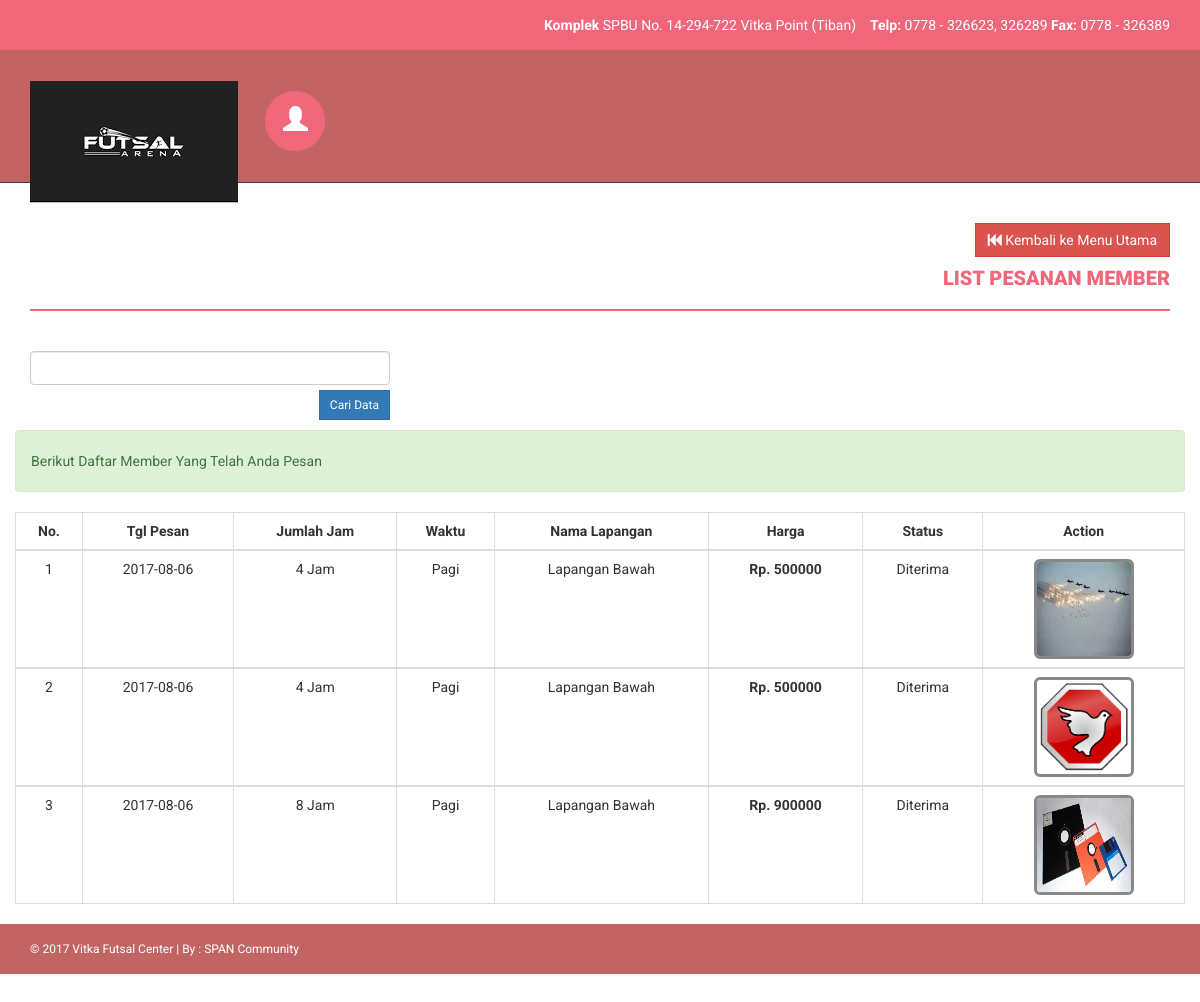
Screenshot of /admin/status_pesanan_member.php (signed in) with the database file from the repository.
### tables this page shows
CREATE TABLE `tb_pesan_member` (
  `id_pesan_member` int(11) NOT NULL,
  `id_member` int(11) NOT NULL,
  `user_id` int(11) NOT NULL,
  `tgl` date NOT NULL,
  `sisa_jam` int(11) DEFAULT '0',
  `status` varchar(30) NOT NULL,
  `gambar` varchar(100) DEFAULT NULL
);

CREATE TABLE `tb_member` (
  `id_member` int(11) NOT NULL,
  `jumlah_jam` int(11) NOT NULL,
  `waktu` varchar(11) NOT NULL,
  `nama_lapangan` varchar(30) NOT NULL,
  `harga` int(11) NOT NULL
);

### admin/status_pesanan_member.php (the view, shortened to what this page needs)
<?php
if (empty($_SESSION['username'])){
	header('location:../index.php');
} else {
?>
<!DOCTYPE html>
<html xmlns="http://www.w3.org/1999/xphp">
<head>
    <link href="assets/css/bootstrap.css" rel="stylesheet" />
    <link href="assets/css/font-awesome.css" rel="stylesheet" />
    <link href="assets/css/style.css" rel="stylesheet" />
</head>
<body>
    <header>
        <div class="container">
            <div class="row">
                <div class="col-md-12">
                    <marquee><strong>Komplek </strong>SPBU No. 14-294-722 Vitka Point (Tiban)
                    &nbsp;&nbsp;
                    <strong>Telp: </strong>0778 - 326623, 326289
					<strong>Fax: </strong>0778 - 326389 </marquee>
                </div>
            </div>
        </div>
    </header>
				<?php } ?>
    <div class="navbar navbar-inverse set-radius-zero">
        <div class="container">
            <div class="navbar-header">
                <a class="navbar-brand" href="index.php">
                    <img src="assets/img/logo.png" />
                </a>
            </div>
            <div class="left-div">
                <div class="user-settings-wrapper">
                    <ul class="nav">
                        <li class="dropdown">
                            <a class="dropdown-toggle" data-toggle="dropdown" href="#" aria-expanded="false">
                                <span class="glyphicon glyphicon-user" style="font-size: 25px;"></span>
                            </a>
                        </li>
                    </ul>
                </div>
            </div>
        </div>
    </div>
    <section class="menu-section">
        <div class="container">
            <div class="row">
                <div class="col-md-12">
                </div>
            </div>
        </div>
    </section>
    <div class="content-wrapper">
        <div class="container">
            <div class="row">
                <div class="col-md-12">
				<div align="right">
				<a class="btn btn-danger" href="dashboard_penyewa.php"><i class="fa fa-fast-backward "></i> Kembali ke Menu Utama</a>
                    <h4 class="page-head-line">List Pesanan Member</h4>
                    <div class="row">
              <div class="col-lg-4">
              <form action='status_pesanan_member.php' method="POST">
		   <input class="input-group date form-control" data-date="" data-date-format="yyyy-mm-dd" id="qcari" type="text" name="qcari" style="margin-bottom: 4px;" required/>
           <input type='submit' value='Cari Data' class="btn btn-sm btn-primary" />
			</form>
          	</div>
              </div><p></p>
                </div>
            </div>
            <div class="row">
                <div class="col-md-12">
                    <div class="alert alert-success">
                        Berikut Daftar Member Yang Telah Anda Pesan
						</div>
                </div>
            </div>
					<?php
					$user_id = $_SESSION['user_id'];
                    $query1="select a.*, b.* from tb_member a, tb_pesan_member b where a.id_member=b.id_member AND b.user_id='$user_id'";
                    $tampil=mysqli_query($koneksi, $query1) or die(mysqli_error());
                    ?>
            <div class="row">
          <div class="col-md-12">
            <div class="card">
              <div class="card-body">
                <table class="table table-hover table-bordered" id="sampleTable">
                  <thead>
                    <tr>
                      <th><center>No.</center></th>
					  <th><center>Tgl Pesan</center></th>
                      <th><center>Jumlah Jam</center></th>
					  <th><center>Waktu</center></th>
                      <th><center>Nama Lapangan</center></th>
					  <th><center>Harga</center></th>
					  <th><center>Status</center></th>
                      <th><center>Action</center></th>
                    </tr>
                  </thead>
					<?php
						$no=0;
						while($data=mysqli_fetch_array($tampil))
						{ $no++; ?>
					<tbody>
						 <td><center><?php echo $no; ?></center></td>
						 <td><center><?php echo $data['tgl'];?></center></td>
						<td><center><?php echo $data['jumlah_jam'];?> Jam</center></td>
						<td><center><?php echo $data['waktu'];?></center></td>
						<td><center><?php echo $data['nama_lapangan'];?></center></td>
						<td><center><strong>Rp. <?php echo $data['harga'];?></strong></center></td>
						<td><center><?php echo $data['status'];?></center></td>
						 <?php
							if($data['status']=="Diterima" && $data['gambar']==null){
								?>
								<td>
								<form class="form-horizontal style-form" action="insert_pembayaran_member.php?hal=edit&kd=<?php echo $data['id_pesan_member'];?>" method="post" enctype="multipart/form-data" name="form1" id="form1">
								<div class="form-group">
								<center><input name="nama_file" id="nama_file" type="file" /></center>
								</div>
								<center><button class="btn btn-primary icon-btn" type="submit"><i class="fa fa-fw fa-lg fa-check-circle"></i>Upload</button></center>
								</form>
								</td>
								<?php
							}else if($data['status']=="Diterima" && $data['gambar']!=null){
								?><td><center><img src="<?php echo $data['gambar'];?>" width="100" height="100" class="img-rounded" style="border: 3px solid #888;"/></center></td><?php
							}
						  }
						 ?>
                  </tbody>
                </table>
              </div>
            </div>
          </div>
            </div>
            </div>
			</div>
    <footer>
        <div class="container">
            <div class="row">
                <div class="col-md-12">
                    &copy; 2017 Vitka Futsal Center | By : <a href="../index.php" target="_blank">SPAN Community</a>
                </div>
            </div>
        </div>
    </footer>
</body>
</html>

### admin/assets/css/style.css (style rules this page uses)
body { font-family: 'Roboto', sans-serif; line-height: 30px; }
.set-radius-zero { border-radius: 0px; -moz-border-radius: 0px; -webkit-border-radius: 0px; }
.content-wrapper { margin-top: 40px; min-height: 600px; padding-bottom: 60px; }
.page-head-line { font-weight: 900; padding-bottom: 20px; border-bottom: 2px solid #F0677C; text-transform: uppercase; color: #F0677C; font-size: 20px; margin-bottom: 40px; }
.btn { border-radius: 0px; -webkit-border-radius: 0px; -moz-border-radius: 0px; }
header { background-color: #F0677C; color: #fff; padding: 10px; text-align: right; }
.left-div { padding-left: 30px; margin-top: 40px; margin-bottom: 30px; }
.navbar-brand { width: 250px; padding-top: 30px; }
.user-settings-wrapper .nav > li > a { position: relative; display: block; padding: 15px 18px; border-radius: 50%; -webkit-border-radius: 50%; -moz-border-radius: 50%; height: 60px; width: 60px; background-color: #F0677C; color: #fff; }
.user-settings-wrapper { margin-top: 10px; }
.user-settings-wrapper li { display: inline-block; }
.menu-section { background-color: #3D3D3D; }
.navbar-inverse { background-color: #C36464; border-color: transparent; }
.navbar { margin-bottom: 0px; }
footer { padding: 10px; color: #fff; font-size: 12px; background-color: #C36464; }
footer a, footer a:hover { color: #fff; text-decoration: none; }

### rows the page displays
tb_pesan_member: tgl "2017-08-06", id_member.jumlah_jam "4", id_member.waktu "Pagi", id_member.nama_lapangan "Lapangan Bawah", id_member.harga "500000", status "Diterima", gambar (picture)
tb_pesan_member: tgl "2017-08-06", id_member.jumlah_jam "4", id_member.waktu "Pagi", id_member.nama_lapangan "Lapangan Bawah", id_member.harga "500000", status "Diterima", gambar (picture)
tb_pesan_member: tgl "2017-08-06", id_member.jumlah_jam "8", id_member.waktu "Pagi", id_member.nama_lapangan "Lapangan Bawah", id_member.harga "900000", status "Diterima", gambar (picture)
